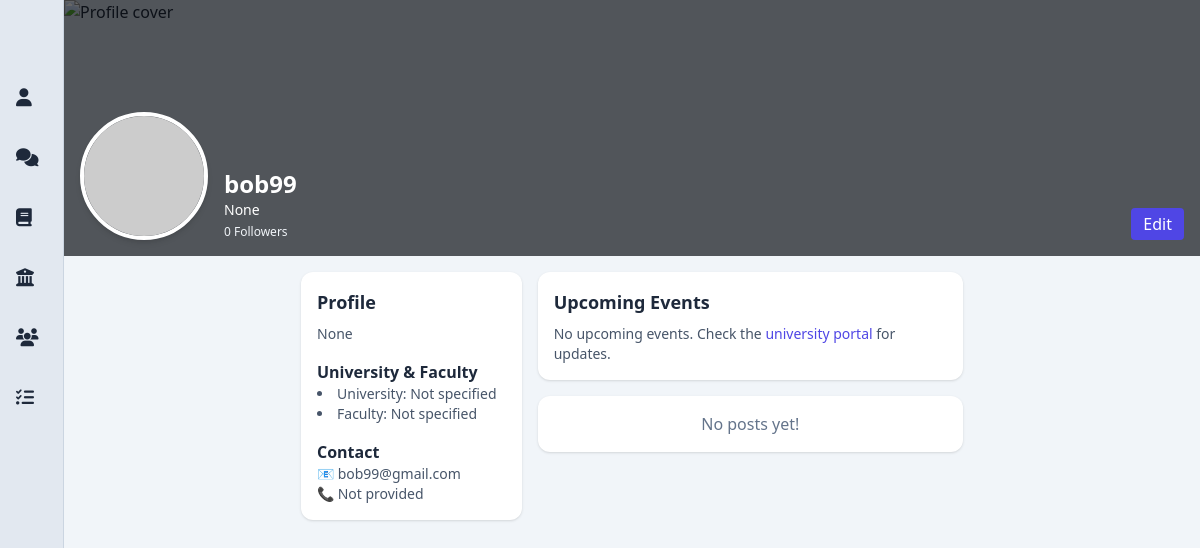
Screenshot of /profile (signed in) with the database file from the repository.
### app/models.py (models this page shows, shortened)
class User(db.Model, UserMixin):
    __tablename__ = 'users'
    id = db.Column(db.Integer, primary_key=True)
    full_name = db.Column(db.String(100), nullable=False)
    email = db.Column(db.String(120), unique=True, nullable=False)
    password_hash = db.Column(db.String(128), nullable=False)
    bio = db.Column(db.Text)
    job_title = db.Column(db.String(100))
    phone = db.Column(db.String(20))
    university = db.Column(db.String(100))  # New field for University
    faculty = db.Column(db.String(100))     # New field for Faculty
    profile_picture = db.Column(db.String(255))  # URL/path to the profile picture
    cover_picture = db.Column(db.String(255))  # URL/path to the cover image
    created_at = db.Column(db.DateTime, default=db.func.now())

### app/routes.py (the view)
@bp.route('/profile')
@login_required
def profile_landing_page():
    return render_template('profile_landingpage.html', user=current_user)

### app/__init__.py (called while the page is built)
def create_app():
    app = Flask(__name__)
    app.config['SECRET_KEY'] = 'yoursecretkey'
    app.config['SQLALCHEMY_DATABASE_URI'] = 'sqlite:///app.db'
    db.init_app(app)
    migrate.init_app(app, db)
    login_manager.init_app(app)
    login_manager.login_view = 'routes.index'  # Redirect to this route if not logged in
    from app.models import User
    @login_manager.user_loader
    def load_user(user_id):
        return User.query.get(int(user_id))
    from app.routes import bp as routes_bp
    app.register_blueprint(routes_bp)
    return app

### app/templates/profile_landingpage.html
{% extends "base.html" %}
{% block content %}
<div class="w-full h-64 bg-slate-300 relative">
  <img src="{{ user.cover_picture or 'https://images.unsplash.com/photo-1548883151-3b92dbd284dc?q=80&w=3133&auto=format&fit=crop' }}" alt="Profile cover" class="object-cover w-full h-full" />
  <div class="absolute inset-0 bg-black bg-opacity-60 flex items-end gap-4 p-4">
    <img src="{{ user.profile_picture or 'https://randomuser.me/api/portraits/men/44.jpg' }}" alt="Profile picture" class="rounded-full border-4 border-white w-32 h-32 object-cover shadow-md" />
    <div>
      <h1 class="text-2xl font-bold text-white">{{ user.full_name }}</h1>
      <p class="text-sm text-white">{{ user.job_title }}</p>
      <p class="text-xs text-slate-100 mt-1">{{ user.followers_count or 0 }} Followers</p>
    </div>
    <a href="{{ url_for('routes.edit_profile') }}" class="ml-auto bg-indigo-600 text-white px-3 py-1 rounded hover:bg-indigo-700 transition">Edit</a>
  </div>
</div>
<div class="max-w-6xl mx-auto mt-4 flex gap-4 px-4">
  <aside class="w-1/3 bg-white rounded-xl shadow p-4">
    <h2 class="text-lg font-semibold mb-2 text-slate-800">Profile</h2>
    <p class="text-sm text-slate-600 mb-2">{{ user.bio }}</p>
    <h3 class="text-md font-semibold text-slate-800 mt-4">University & Faculty</h3>
    <ul class="list-disc list-inside text-sm text-slate-600">
      <li>University: {{ user.university or 'Not specified' }}</li>
      <li>Faculty: {{ user.faculty or 'Not specified' }}</li>
    </ul>
    <h3 class="text-md font-semibold text-slate-800 mt-4">Contact</h3>
    <p class="text-sm text-slate-600">📧 {{ user.email }}</p>
    <p class="text-sm text-slate-600">📞 {{ user.phone or 'Not provided' }}</p>
  </aside>
  <main class="flex-1 space-y-4">
    <div class="bg-white rounded-xl shadow p-4">
      <h2 class="text-lg font-semibold text-slate-800 mb-2">Upcoming Events</h2>
      <p class="text-sm text-slate-600">No upcoming events. Check the <a href="https://student.uwa.edu.au" class="text-indigo-600 hover:underline">university portal</a> for updates.</p>
    </div>
    {% for post in user.posts %}
    <div class="bg-white rounded-xl shadow p-4">
      <div class="flex items-center gap-2">
        <img src="{{ user.profile_picture or 'https://randomuser.me/api/portraits/men/44.jpg' }}" alt="Profile picture" class="rounded-full w-10 h-10 object-cover" />
        <div>
          <h3 class="text-sm font-semibold text-slate-800">{{ post.author }}</h3>
          <p class="text-xs text-slate-500">{{ post.timestamp }}</p>
        </div>
      </div>
      <p class="mt-2 text-slate-700 text-sm">{{ post.text }}</p>
      {% if post.image %}
      <img src="{{ post.image }}" alt="Post image" class="mt-2 rounded-lg shadow-sm" />
      {% endif %}
    </div>
    {% else %}
    <div class="bg-white rounded-xl shadow p-4 text-center text-slate-500">
      No posts yet!
    </div>
    {% endfor %}
  </main>
</div>
{% endblock %}

### rows the page displays
User: full_name "bob99", job_title "None", bio "None", university "Not specified", faculty "Not specified", email "bob99@gmail.com", phone "Not provided"

### other values shown
{{ user.followers_count or 0 }} "0"
